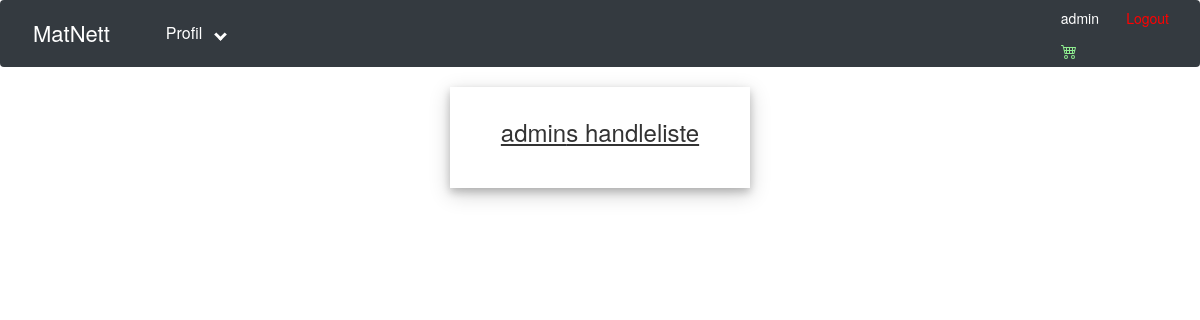
The app's page /profile/handleliste/1/ (signed in), older data.
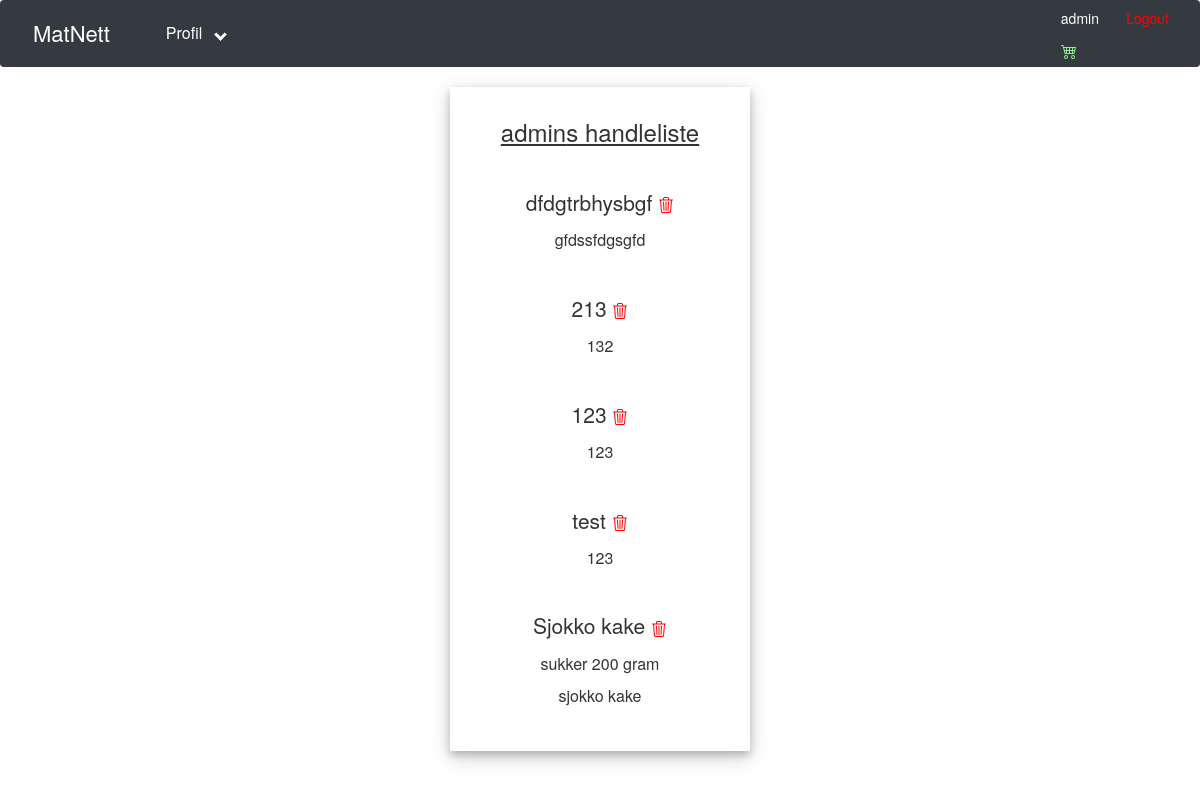
The same page, newer data.
### matapp/models.py (models this page shows, shortened)
class Recipe(models.Model):
    Host = models.ForeignKey(User, null=True, on_delete=models.SET_NULL)
    title = models.CharField(max_length=200, null=True)
    description = models.TextField(null=True)
    ingredients = models.TextField(null=True)
    date_created = models.DateTimeField(auto_now_add=True, null=True)
    bilde = models.ImageField(null=True, default="defaultRecipe.jpg")
    favorite = models.ManyToManyField(User, related_name="favorite", blank=True)
    handleliste = models.ManyToManyField(User, related_name="handleliste", blank=True)
    KATEGORIER = (
        ('Frokost', 'Frokost'),
        ('Lunsj', 'Lunsj'),
        ('Middag', 'Middag'),
        ('Dessert', 'Dessert')
    )
    kategorier = models.CharField(max_length=200, null=True, choices=KATEGORIER)
    class Meta:
        ordering = ['-date_created']
    def ingredientsFormat(self):
        return self.ingredients.split('\n')

### matapp/views.py (the view)
# urls.py: path('profile/handleliste/<str:pk>/', views.handleliste, name="handleliste"),
@login_required(login_url='login')
def handleliste(request, pk):
    bruker = User.objects.get(id=pk)
    iListe = Recipe.objects.all()
    context = {'iListe':iListe, 'bruker':bruker}
    return render(request, 'matapp/handleliste.html', context)

### matapp/templates/matapp/handleliste.html (shortened to what this page needs)
{% extends 'matapp/main.html' %}
{% load static %}
{% block content %}
<div>
    <div class="row1">
                <div class="col1">
                    <div class="col-md1">
                        <div class="card1 text-center text-black mb-4" style="width: 30rem;" id="square1">
                            <div class="card-body">
                                <h3><u>{{request.user}}s handleliste</u></h3>
                                <br>
                                {% for recipe in iListe %}
                                    {% if request.user in recipe.handleliste.all %}
                                        <h3 class="card-title">{{recipe.title}} <a href="{% url 'addToHandleliste' recipe.id %}"></a></h3>
                                            {% for line in recipe.ingredientsFormat %}
                                                <p class="card-text">{{line}}</p>
                                            {% endfor %}
                                        <br>
                                    {% endif %}
                                {% endfor %}
                            </div>
                        </div>
                    </div>
                </div>
    </div>
</div>
{% endblock %}

Row changes from the older to the newer data that the page shows:
added Recipe: title "dfdgtrbhysbgf", ingredientsFormat "gfdssfdgsgfd"
added Recipe: title "213", ingredientsFormat "132"
now on this page (row unchanged): Recipe: title "123", ingredientsFormat "123"
now on this page (row unchanged): Recipe: title "test", ingredientsFormat "123"
now on this page (row unchanged): Recipe: title "Sjokko kake", ingredientsFormat "sukker 200 gram" "sjokko kake"
